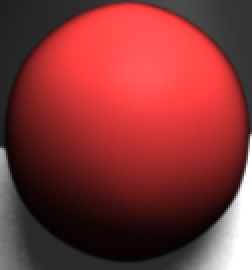
#> input picture DukeWithHelmet.png, 126 x 135 px, found by its file name (shown 2 times larger)
$ python filters.py
#> lines starting #> are read from the running program, lines starting #| are printed output that depends on the picture; after the words box and inside, x2 and y2 are one past the last pixel; in counts of white or black regions, pixels touching at a corner belong together
#> further down, img is the input picture: PIL image 126x135 RGBA; mean R, G, B, A 132.7, 52.6, 52.6, 255
from loguru import logger
import cv2 as cv
import numpy as np
from PIL import Image, ImageEnhance, ImageFilter, ImageOps

# [216 lines left out: functions filter_blur, filter_contour, filter_detail, filter_edge_enhance, filter_edge_enhance_more, filter_emboss and 7 more, not called in this run]

def filter_cartoon(image: Image.Image):
    if image.mode == 'RGBA':
        image = image.convert('RGB')
    image = np.array(image)
    gray = cv.cvtColor(image, cv.COLOR_BGR2GRAY)
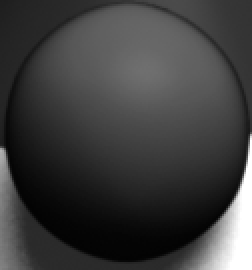
#> gray: shape (135, 126) (shown 2 times larger); min 2, max 255, mean 61.8
    blurred = cv.medianBlur(gray, 5)
    edges = cv.adaptiveThreshold(blurred, 255, cv.ADAPTIVE_THRESH_MEAN_C, cv.THRESH_BINARY, 9, 9)
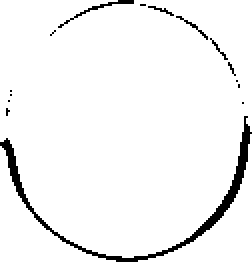
#> edges: shape (135, 126) (shown 2 times larger); 95.6% white; 15 black regions (12 under 20 px), largest, box (x1, y1, x2, y2) and area: (0, 58, 126, 131) 597, (29, 0, 67, 14) 59, (88, 8, 104, 20) 26

    color = cv.bilateralFilter(image, 9, 300, 300)
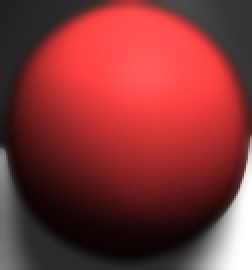
#> color: shape (135, 126, 3) (shown 2 times larger); mean R, G, B 132.8, 52.5, 52.5
    cartoon = cv.bitwise_and(color, color, mask=edges)
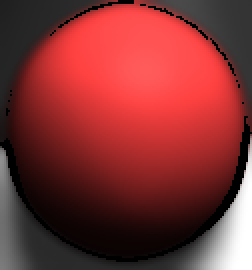
#> cartoon: shape (135, 126, 3) (shown 2 times larger); mean R, G, B 130, 51.2, 51.2
    return Image.fromarray(cartoon)

# [38 lines left out: functions filter_sepia, filter_grayscale, not called in this run]

if __name__ == "__main__":
    img = Image.open(r"D:\Java\DukeWithHelmet.png")
    img = filter_cartoon(img)
    # [13 lines of commented-out code are left out]
    img.show()
